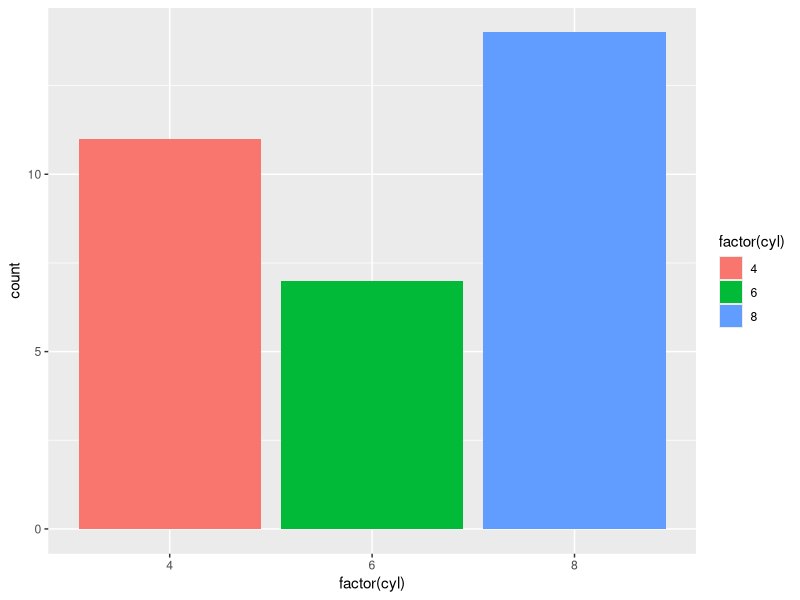
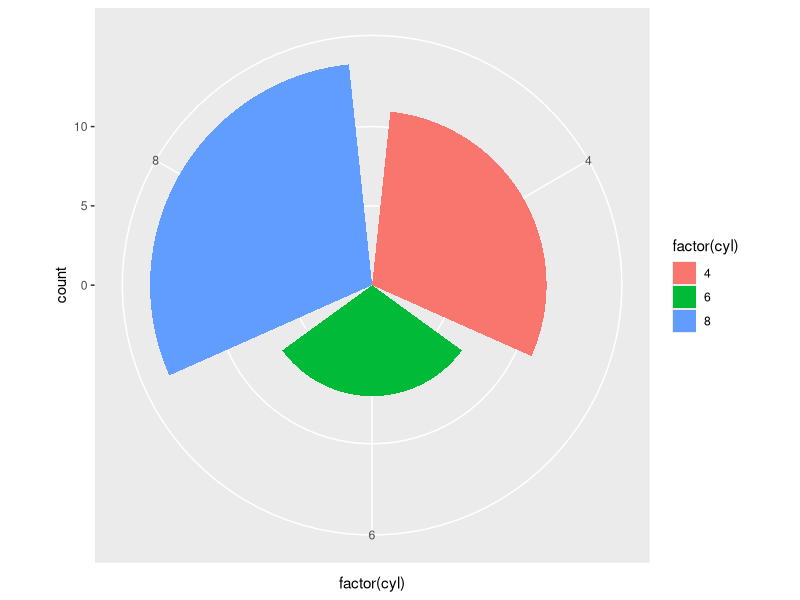
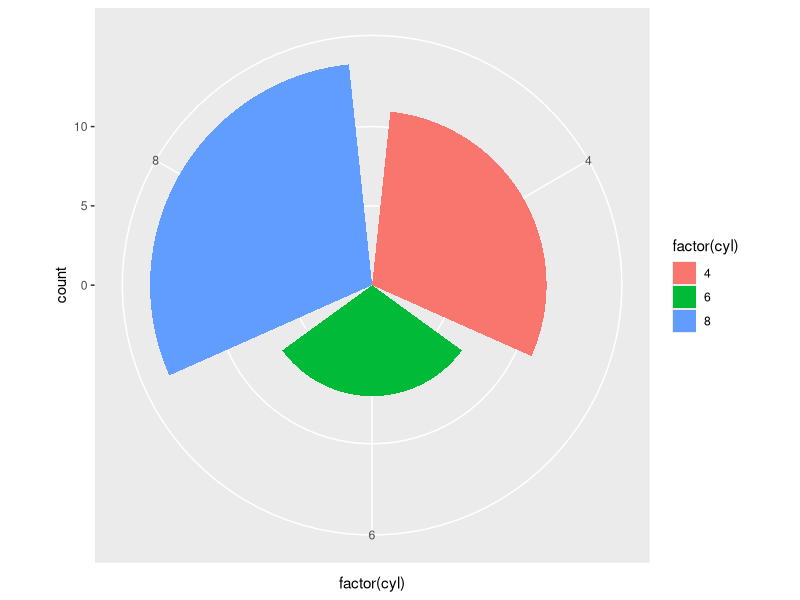
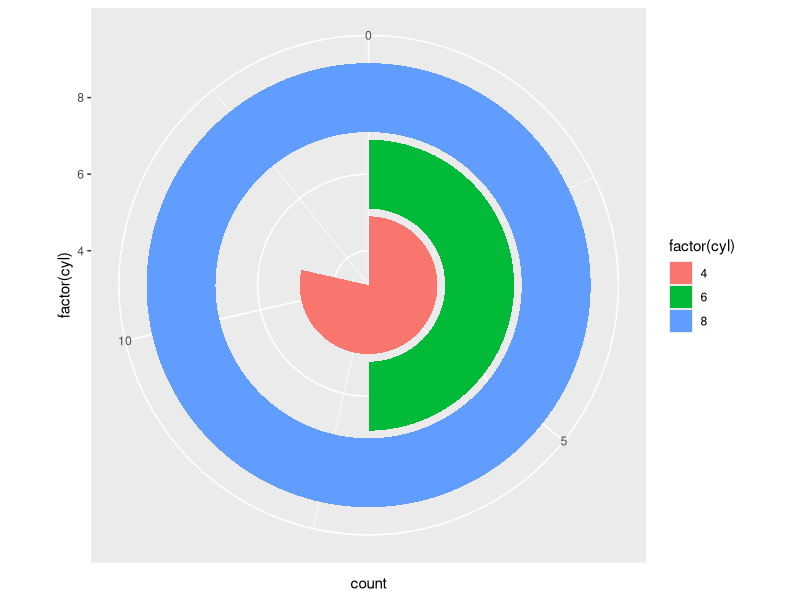

Source code (R) for these figures, in order:
# Some R code to practise committing files to GitHub
# 

library('ggplot2')

c <- ggplot(mtcars, aes(factor(cyl))) + geom_bar(aes(fill = factor(cyl)))

c 

c + coord_polar()

c + coord_polar(theta = 'x')

c + coord_polar(theta = 'y')